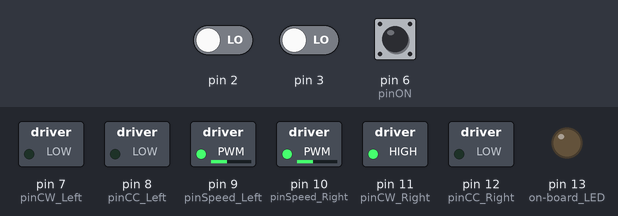
Simulated run of this sketch. Board: Arduino Uno, built with avr-gcc and run on an emulated ATmega328P. Shown: switched loads named in the sketch (green lamp = pin HIGH), output pins drawn as LEDs (lit = HIGH). Inputs (shaded band) come from the test bench; at power-on: pin 2 LOW, pin 3 LOW, pin 6 (pinON) HIGH.

Above: at 0.1 s.
Timing chart, 0 to 1.6 s (numbered marks = the images above):
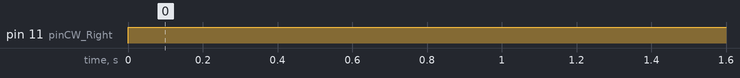

Measured:
- by itself, pin 11 (pinCW_Right): LOW → HIGH at 0.00 s

The sketch:

test.ino
```cpp
/*
ECEN2830 motor speed control example (left wheel only)
*/

// define pins
const int pinON = 6;         // connect pin 6 to ON/OFF switch, active HIGH
const int pinCW_Left = 7;    // connect pin 7 to clock-wise PMOS gate
const int pinCC_Left = 8;    // connect pin 8 to counter-clock-wise PMOS gate
const int pinCW_Right = 11;
const int pinCC_Right = 12;
const int pinSpeed_Left = 9; // connect pin 9 to speed reference
const int pinSpeed_Right = 10;

volatile int lcount = 0;
volatile int rcount = 0;
// setup pins and initial values
void setup() {
  noInterrupts();
  attachInterrupt(digitalPinToInterrupt(2), EncLeft, RISING);
  attachInterrupt(digitalPinToInterrupt(3), EncRight, RISING);
  pinMode(pinON,INPUT);
  pinMode(pinCW_Left,OUTPUT);
  pinMode(pinCC_Left,OUTPUT);
  pinMode(pinCW_Right,OUTPUT);
  pinMode(pinCC_Right,OUTPUT);
  pinMode(pinSpeed_Right, OUTPUT);
  pinMode(pinSpeed_Left,OUTPUT);
  pinMode(13,OUTPUT);             // on-board LED
  digitalWrite(pinCW_Left,LOW);   // stop clockwise
  digitalWrite(pinCC_Left,LOW);   // stop counter-clockwise
  analogWrite(pinSpeed_Left,100); // set speed reference, duty-cycle = 100/255
  analogWrite(pinSpeed_Right,100);
  interrupts();
}

void EncLeft(){
     lcount++;  //note, there could be a concurrency issue but this interrupt shoudl be several orders of magnitude faster than the encoder pulses. If an interrupt interrupts this, could corrupt stuff.
}

void EncRight(){
    rcount++;
}

void TurnRight(int degrees){
      float rots = degrees/360; //only do FP division once. convert degrees to rotations
      int count = int(12.0*rots); //64 encoder pulses per rotation
      lcount = 0;
      rcount = 0; //we'll only use rcount for this one, but set both for safety
      digitalWrite(pinCW_Right,HIGH);  // start turning right
      digitalWrite(pinCC_Right,LOW);
      while(rcount<=count); //We're spinning here which is power intensive but hopefully ok.

}

void TurnLeft(int degrees){
      float rots = degrees/360; //only do FP division once. convert degrees to rotations
      int count = int(12.0*rots); //64 encoder pulses per rotation
      lcount = 0;
      rcount = 0; //we'll only use rcount for this one, but set both for safety
      digitalWrite(pinCW_Left,HIGH);
      digitalWrite(pinCC_Left,LOW);
      digitalWrite(pinCC_Right,HIGH);
      digitalWrite(pinCW_Right,LOW);
      while(lcount<=count); //We're spinning here which is power intensive but hopefully ok.

}

void GoForward(int degrees){
      float rots = degrees/360; //only do FP division once. convert degrees to rotations
      int count = int(12.0*rots); //64 encoder pulses per rotation
      lcount = 0;
      rcount = 0; //we'll only use rcount for this one, but set both for safety
      digitalWrite(pinCW_Left,LOW);
      digitalWrite(pinCC_Left,HIGH);

      while(lcount<=count); //We're spinning here which is power intensive but hopefully ok.

}

void GoBackward(int degrees){
      float rots = degrees/360; //only do FP division once. convert degrees to rotations
      int count = int(12.0*rots); //64 encoder pulses per rotation
      lcount = 0;
      rcount = 0; //we'll only use rcount for this one, but set both for safety
      digitalWrite(pinCC_Left,LOW);
      digitalWrite(pinCW_Left,HIGH);
      digitalWrite(pinCC_Right,HIGH);
      digitalWrite(pinCW_Right,LOW);
      while(lcount<=count); //We're spinning here which is power intensive but hopefully ok.

}

void loop() {
  digitalWrite(13,LOW);                     // turn LED off
  do {} while (digitalRead(pinON) == LOW);  // wait for ON switch
  TurnRight(360);
  delay(10000);
  TurnLeft(360);
}
```
